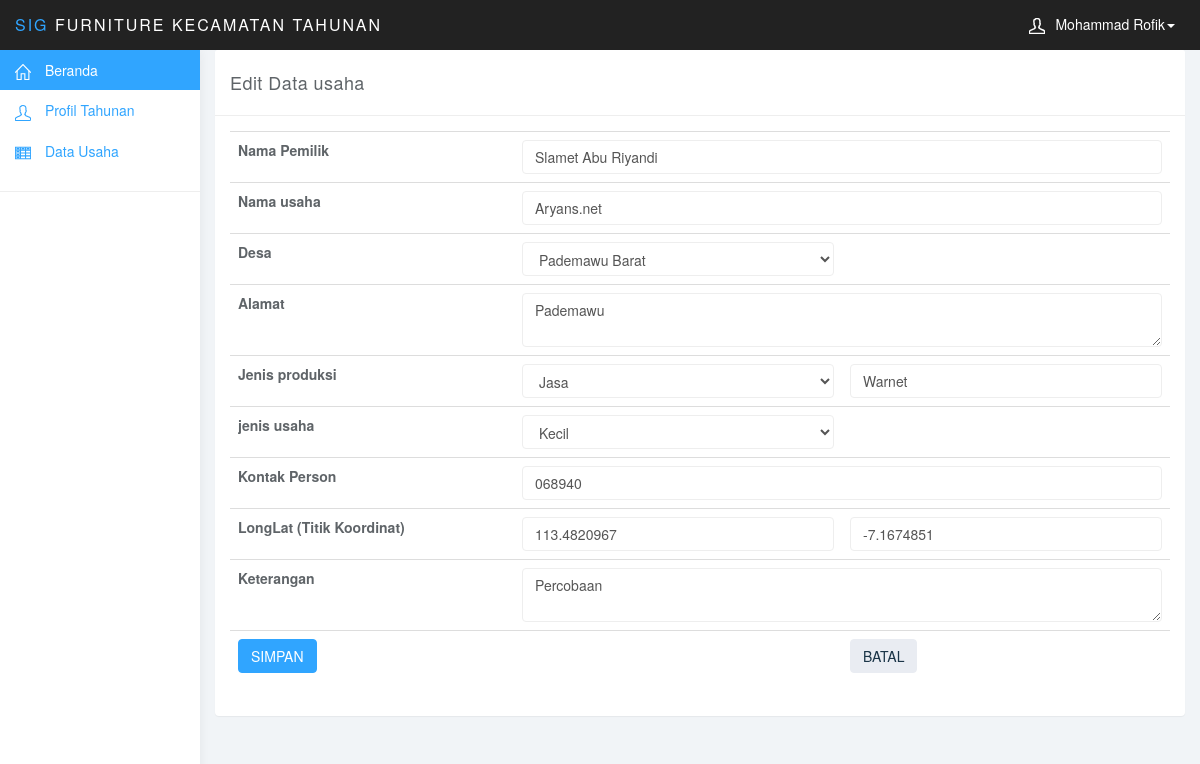
/admin/index.php?edit=2 (signed in), run on the app's committed database.
### tables this page shows
CREATE TABLE IF NOT EXISTS `user` (
  `id` int(11) NOT NULL AUTO_INCREMENT,
  `nama` varchar(35) NOT NULL,
  `jendre` varchar(25) NOT NULL,
  `username` varchar(35) NOT NULL,
  `pass` varchar(35) NOT NULL,
  `ket` text NOT NULL,
  PRIMARY KEY (`id`)
);

CREATE TABLE IF NOT EXISTS `data` (
  `id` int(100) NOT NULL AUTO_INCREMENT,
  `nama_pemilik` varchar(35) NOT NULL,
  `nama_umkm` varchar(50) NOT NULL,
  `alamat` varchar(250) NOT NULL,
  `usaha` varchar(25) NOT NULL,
  `jenis_usaha` varchar(35) NOT NULL,
  `desa` varchar(35) NOT NULL,
  `kriteria` varchar(35) NOT NULL,
  `kontak` varchar(35) NOT NULL,
  `lat` varchar(50) NOT NULL,
  `longi` varchar(50) NOT NULL,
  `keterangan` varchar(250) NOT NULL,
  PRIMARY KEY (`id`)
);

### admin/config.php (called while the page is built, shortened)
<?php
$host = "localhost";
$user = "root";
$pass = "";
$data = "sigfurniture";
$konek = mysqli_connect($host, $user, $pass, $data)  or die(mysqli_connect_error());
$tblAdmin = mysqli_query($konek, "SELECT * FROM user WHERE id=1");
$admin = mysqli_fetch_array($tblAdmin);
?>

### admin/edit.php (the view, shortened to what this page needs)
<?php
$select = $_GET['edit'];
$dataEdit = mysqli_query($konek, "SELECT * FROM data WHERE id='$select'");
$edit = mysqli_fetch_array($dataEdit);
?>
<div class="row">
	<div class="col-lg-12">
		<div class="panel panel-default">
			<div class="panel-heading">
				Edit Data usaha
			</div>
			<div class="panel-body">
				<form method="GET" action="">
					<div class="form-group">
						<table class="table">
							<tr>
								<td><label>Nama Pemilik</label></td>
								<td colspan="2"><input class="form-control" type="text" name="namaPemilik" value="<?php echo $edit['nama_pemilik'];?>"></td>
							</tr>
							<tr>
								<td><label>Nama usaha</label></td>
								<td colspan="2"><input type="text" name="namaUMKM" value="<?php echo $edit['nama_umkm'];?>" class="form-control"></td>
							</tr>
							<tr>
								<td><label>Desa</label></td>
								<td><select name="desa" class="form-control">
									<option value="<?php echo $edit['desa'];?>"><?php echo $edit['desa'];?></option>
									</select></td>
									<td></td>
							</tr>
							<tr>
								<td><label>Alamat</label></td>
								<td colspan="2"><textarea class="form-control" name="alamat" rows="2"><?php echo $edit['alamat'];?></textarea></td>
							</tr>
							<tr>
								<td><label>Jenis produksi</label></td>
								<td><select name="usaha" class="form-control">
									<option value="<?php echo $edit['usaha'];?>"><?php echo $edit['usaha'];?></option>
									</select></td>
								<td><input type="text" name="jenisUsaha" value="<?php echo $edit['jenis_usaha'];?>" class="form-control"></td>
							</tr>
							<tr>
								<td><label>jenis usaha</label></td>
								<td><select name="kriteria" class="form-control">
									<option value="<?php echo $edit['kriteria'];?>"><?php echo $edit['kriteria'];?></option>
									</select></td>
								<td></td>
							</tr>
							<tr>
								<td><label>Kontak Person</label></td>
								<td colspan="2"><input type="text" name="kontak" value="<?php echo $edit['kontak'];?>" class="form-control"></td>
							</tr>
							<tr>
								<td><label>LongLat (Titik Koordinat)</label></td>
								<td><input type="text" name="longitude" value="<?php echo $edit['longi'];?>" class="form-control"></td>
								<td><input type="text" name="latitude" value="<?php echo $edit['lat'];?>" class="form-control"></td>
							</tr>
							<tr>
								<td><label>Keterangan</label></td>
								<td colspan="2"><textarea class="form-control" rows="2" name="keterangan"><?php echo $edit['keterangan'];?></textarea></td>
							</tr>
							<tr>
								<td><input class="btn btn-primary" type="submit" name="update" value="SIMPAN"></td>
								<td></td>
								<td><a href="?dataUmkm" class="btn btn-default">BATAL</a></td>
							</tr>
						</table>
					</div>
				</form>
			</div>
		</div>
	</div>
</div>

### admin/index.php (shortened to what this page needs)
<?php
if (empty($_SESSION['umkm'])) {
	header("location:login.php");
}else{
require_once 'config.php';
?>
<!DOCTYPE html>
<html>
<head>
<link href="css/bootstrap.min.css" rel="stylesheet">
<link href="css/datepicker3.css" rel="stylesheet">
<link href="css/styles.css" rel="stylesheet">
</head>
<body>
	<nav class="navbar navbar-inverse navbar-fixed-top" role="navigation">
		<div class="container-fluid">
			<div class="navbar-header">
				<a class="navbar-brand" href="#"><span>SIG</span> Furniture Kecamatan Tahunan</a>
				<ul class="user-menu">
					<li class="dropdown pull-right">
						<a href="#" class="dropdown-toggle" data-toggle="dropdown"><svg class="glyph stroked male-user"><use xlink:href="#stroked-male-user"></use></svg><?php echo $admin['1'];?><span class="caret"></span></a>
					</li>
				</ul>
			</div>
		</div>
	</nav>
	<div id="sidebar-collapse" class="col-sm-3 col-lg-2 sidebar">
		<ul class="nav menu">
			<li class="active"><a href="?beranda"><svg class="glyph stroked home"><use xlink:href="#stroked-home"></use></svg> Beranda</a></li>
			<li><a href="?profilPdmw"><svg class="glyph stroked male-user"><use xlink:href="#stroked-male-user"></use></svg> Profil Tahunan</a></li>
			<li><a href="?dataUmkm"><svg class="glyph stroked table"><use xlink:href="#stroked-table"></use></svg> Data Usaha</a></li>
			<li role="presentation" class="divider"></li>
		</ul>
	</div>
	<div class="col-sm-9 col-sm-offset-3 col-lg-10 col-lg-offset-2 main">
		<?php
			if (isset($_GET['?beranda'])) {
				require_once 'beranda.php';
			}elseif (isset($_GET['profilPdmw']) || isset($_GET['editProfil'])) {
				require_once 'profilPdmw.php';
			}elseif (isset($_GET['dataUmkm'])) {
				require_once 'umkm.php';
			}elseif (isset($_GET['tambah'])) {
				require_once 'tambah.php';
			}elseif (isset($_GET['hapus'])) {
				require_once 'hapus.php';
			}elseif (isset($_GET['edit'])) {
				require_once 'edit.php';
			}elseif (isset($_GET['admin'])) {
				require_once 'admin.php';
			}elseif (isset($_GET['desa']) || isset($_GET['editDesa'])) {
				require_once 'desa.php';
			}
			else{
				require_once 'beranda.php';
			}
		?>
	</div>
</body>
</html>
<?php
 } ?>

### admin/css/styles.css (style rules this page uses)
body { background: #f1f4f7; padding-top: 50px; color: #5f6468; }
a, a:hover, a:focus { color: #30a5ff; }
.form-control { border: 1px solid #eee; box-shadow: none; }
.navbar-header .navbar-brand { color: #fff; font-size: 16px; text-transform: uppercase; font-weight: 500; letter-spacing: 2px; }
.navbar-header .navbar-brand span { color: #30a5ff; }
.btn-default, .btn-default:hover, .btn-default:focus, .btn-default:active, .btn-default.active, .open > .dropdown-toggle.btn-default, .btn-default.disabled, .btn-default[disabled], fieldset[disabled] .btn-default, .btn-default.disabled:hover, .btn-default[disabled]:hover, fieldset[disabled] .btn-default:hover, .btn-default.disabled:focus, .btn-default[disabled]:focus, fieldset[disabled] .btn-default:focus, .btn-default.disabled:active, .btn-default[disabled]:active, fieldset[disabled] .btn-default:active, .btn-default.disabled.active, .btn-default[disabled].active, fieldset[disabled] .btn-default.active { background-color: #e9ecf2; border-color: #e9ecf2; color: #1b3548; }
.btn-primary, .btn-primary:hover, .btn-primary:focus, .btn-primary:active, .btn-primary.active, .open > .dropdown-toggle.btn-primary, .btn-primary.disabled, .btn-primary[disabled], fieldset[disabled] .btn-primary, .btn-primary.disabled:hover, .btn-primary[disabled]:hover, fieldset[disabled] .btn-primary:hover, .btn-primary.disabled:focus, .btn-primary[disabled]:focus, fieldset[disabled] .btn-primary:focus, .btn-primary.disabled:active, .btn-primary[disabled]:active, fieldset[disabled] .btn-primary:active, .btn-primary.disabled.active, .btn-primary[disabled].active, fieldset[disabled] .btn-primary.active { background-color: #30a5ff; border-color: #30a5ff; }
.panel { border: 0; }
.panel-heading { font-size: 18px; font-weight: 300; letter-spacing: 0.025em; height: 66px; line-height: 45px; }
.panel-default .panel-heading { background: #fff; border-bottom: 1px solid #eee; color: #5f6468; }
.navbar { border: 0; }
.user-menu { display: inline-block; margin-top: 14px; margin-right: 10px; float: right; list-style: none; padding: 0; }
.user-menu a { color: #fff; }
.sidebar { display: block; background-color: #fff; padding: 0; display: none; }
@media (min-width: 768px) { .sidebar { display: block; position: fixed; top: 50px; bottom: 0; left: 0; z-index: 1000; display: block; margin: 0; padding: 0; overflow-x: hidden; overflow-y: auto; background-color: #fff; box-shadow: 1px 0px 10px rgba(0, 0, 0, .05); } }
@media (min-width: 768px) { .navbar-header { width: 100%; } }
.sidebar ul.nav .active a, .sidebar ul.nav li.parent a.active, .sidebar ul.nav .active > a:hover, .sidebar ul.nav li.parent a.active:hover, .sidebar ul.nav .active > a:focus, .sidebar ul.nav li.parent a.active:focus { color: #fff; background-color: #30a5ff; }
.sidebar ul.nav li.divider { border-bottom: 1px solid #eee; margin: 20px 0; }
.table { background: #fff; }
.sidebar .glyph, .user-menu .glyph { height: 16px; width: 16px; margin: 0 10px 0 0; stroke-width: 3px; }
.user-menu .glyph { stroke-width: 4px; }
.glyph.table { background: none; border: none; }

### data on the page
user: nama "Mohammad Rofik"
data: namaPemilik "Slamet Abu Riyandi", namaUMKM "Aryans.net", desa "Pademawu Barat", alamat "Pademawu", usaha "Jasa", jenisUsaha "Warnet", kriteria "Kecil", kontak "068940", longitude "113.4820967", latitude "-7.1674851", keterangan "Percobaan"
